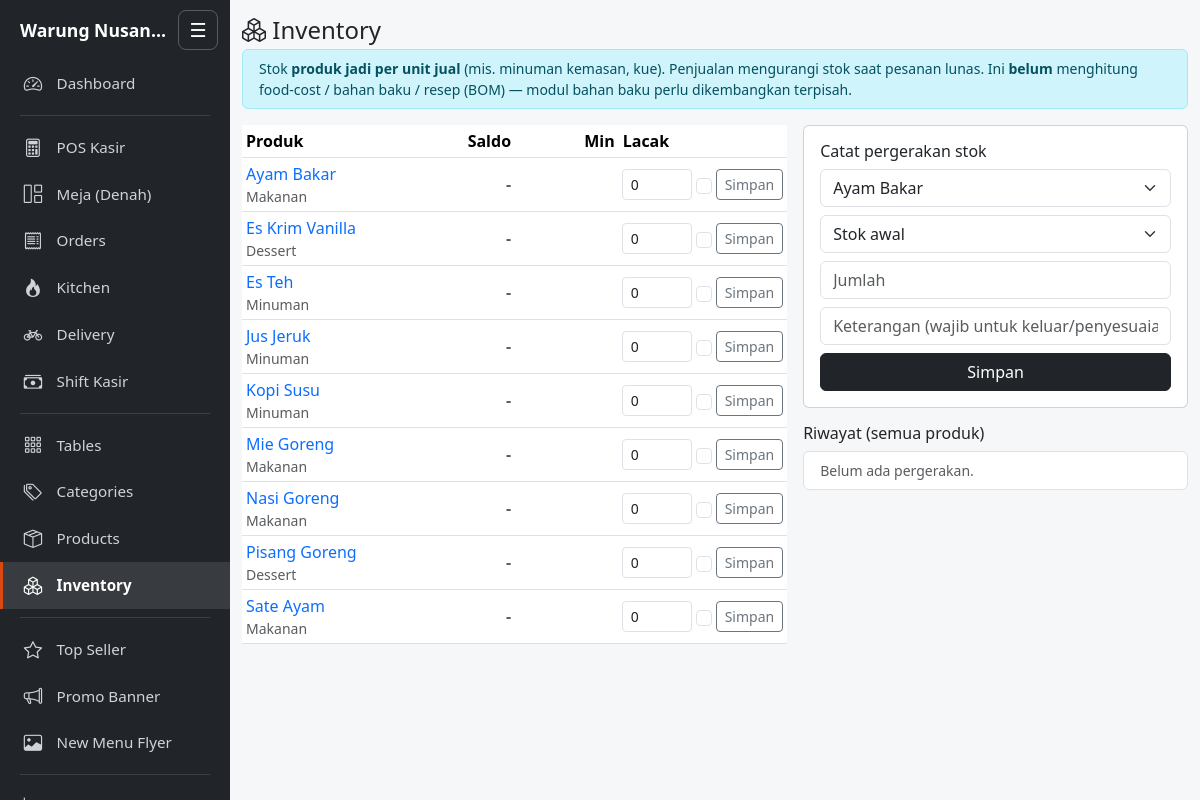
The page /admin/inventory.php (signed in) on the database its author committed.
### tables this page shows
CREATE TABLE IF NOT EXISTS products (
  id INT UNSIGNED NOT NULL AUTO_INCREMENT PRIMARY KEY,
  category_id INT UNSIGNED NOT NULL,
  name VARCHAR(100) NOT NULL,
  description VARCHAR(255) NULL,
  price INT UNSIGNED NOT NULL,                
  image VARCHAR(255) NULL,                    
  is_available TINYINT(1) NOT NULL DEFAULT 1,
  created_at TIMESTAMP NOT NULL DEFAULT CURRENT_TIMESTAMP,
  is_top_seller TINYINT(1) NOT NULL DEFAULT 0,
  top_seller_order SMALLINT UNSIGNED NOT NULL DEFAULT 0,
  KEY idx_products_top (is_top_seller, top_seller_order),
  KEY idx_products_category (category_id),
  CONSTRAINT fk_products_category FOREIGN KEY (category_id) REFERENCES categories (id)
);

CREATE TABLE IF NOT EXISTS categories (
  id INT UNSIGNED NOT NULL AUTO_INCREMENT PRIMARY KEY,
  name VARCHAR(50) NOT NULL,
  is_active TINYINT(1) NOT NULL DEFAULT 1,
  icon VARCHAR(40) NULL                       
);

### includes/inventory.php (called while the page is built, shortened)
<?php
function stock_balances(PDO $pdo): array
{
    return $pdo->query('SELECT p.id, p.name, p.sku, p.track_stock, p.stock_min, c.name AS cat, COALESCE(SUM(m.qty), 0) AS balance
                        FROM products p JOIN categories c ON c.id = p.category_id LEFT JOIN inventory_movements m ON m.product_id = p.id
                        GROUP BY p.id ORDER BY p.track_stock DESC, p.name')->fetchAll();
}

### includes/functions.php (called while the page is built, shortened)
<?php
function e($value): string
{
    return htmlspecialchars((string) $value, ENT_QUOTES, 'UTF-8');
}

### admin/inventory.php (the view, shortened to what this page needs)
<?php
require_once __DIR__ . '/../includes/auth.php';
require_once __DIR__ . '/../includes/inventory.php';
$pdo = db();
$rows = stock_balances($pdo);
$sel = isset($_GET['product']) ? (int) $_GET['product'] : 0;
$hist = $pdo->prepare('SELECT m.*, p.name, u.name AS user_name, o.order_number FROM inventory_movements m JOIN products p ON p.id = m.product_id
                       LEFT JOIN users u ON u.id = m.user_id LEFT JOIN orders o ON o.id = m.order_id'
                     . ($sel ? ' WHERE m.product_id = ?' : '') . ' ORDER BY m.id DESC LIMIT 100');
$hist->execute($sel ? [$sel] : []);
$history = $hist->fetchAll();
include __DIR__ . '/../includes/header.php';
?>
<div class="container-fluid py-3" style="max-width:1100px">
  <h1 class="h4 mb-1"><i class="bi bi-boxes"></i> Inventory</h1>
  <div class="alert alert-info small py-2">Stok <strong>produk jadi per unit jual</strong> (mis. minuman kemasan, kue). Penjualan mengurangi stok saat pesanan lunas.
    Ini <strong>belum</strong> menghitung food-cost / bahan baku / resep (BOM) — modul bahan baku perlu dikembangkan terpisah.</div>
  <div class="row g-3">
    <div class="col-lg-7">
      <div class="table-responsive"><table class="table table-sm align-middle bg-white">
        <thead><tr><th>Produk</th><th class="text-end">Saldo</th><th class="text-end">Min</th><th>Lacak</th><th></th></tr></thead>
        <tbody>
        <?php foreach ($rows as $r): $low = $r['track_stock'] && (int) $r['balance'] <= (int) $r['stock_min']; ?>
          <tr class="<?= $low ? 'table-warning' : '' ?>">
            <td><a href="?product=<?= (int) $r['id'] ?>" class="text-decoration-none"><?= e($r['name']) ?></a><div class="small text-muted"><?= e($r['cat']) ?><?= $r['sku'] ? ' · ' . e($r['sku']) : '' ?></div></td>
            <td class="text-end fw-bold"><?= $r['track_stock'] ? (int) $r['balance'] : '<span class="text-muted">-</span>' ?><?= $low ? ' <span class="badge text-bg-warning">Stok menipis</span>' : '' ?></td>
            <td colspan="3">
              <form method="post" class="d-flex gap-1 justify-content-end align-items-center"><?= csrf_field() ?><input type="hidden" name="action" value="config"><input type="hidden" name="product_id" value="<?= (int) $r['id'] ?>">
                <input class="form-control form-control-sm" style="width:70px" type="number" min="0" name="stock_min" value="<?= (int) $r['stock_min'] ?>" aria-label="Stok minimum <?= e($r['name']) ?>">
                <input class="form-check-input" type="checkbox" name="track_stock" value="1" <?= $r['track_stock'] ? 'checked' : '' ?> aria-label="Lacak stok <?= e($r['name']) ?>">
                <button class="btn btn-sm btn-outline-secondary">Simpan</button></form>
            </td>
          </tr>
        <?php endforeach; ?>
        </tbody></table></div>
    </div>
    <div class="col-lg-5">
      <form method="post" class="card mb-3"><div class="card-body">
        <h2 class="h6">Catat pergerakan stok</h2>
        <select class="form-select mb-2" name="product_id" required aria-label="Produk">
          <?php foreach ($rows as $r): ?><option value="<?= (int) $r['id'] ?>" <?= $sel === (int) $r['id'] ? 'selected' : '' ?>><?= e($r['name']) ?></option><?php endforeach; ?></select>
        <select class="form-select mb-2" name="type" aria-label="Jenis"><option value="OPENING">Stok awal</option></select>
        <input class="form-control mb-2" type="number" min="0" name="qty" placeholder="Jumlah" required aria-label="Jumlah">
        <input class="form-control mb-2" name="note" maxlength="255" placeholder="Keterangan (wajib untuk keluar/penyesuaian)" aria-label="Keterangan">
        <button class="btn btn-dark w-100">Simpan</button>
      </div></form>
      <h2 class="h6">Riwayat <?= $sel ? '' : '(semua produk)' ?></h2>
      <ul class="list-group small">
        <?php if (!$history): ?><li class="list-group-item text-muted">Belum ada pergerakan.</li><?php endif; ?>
      </ul>
    </div>
  </div>
</div>
<?php include __DIR__ . '/../includes/footer.php'; ?>

### assets/css/style.css (style rules this page uses)
:root { --brand: #212529; --accent: #d9480f; }
body { background: #f6f7f9; }

### rows shown on the page
products: name "Ayam Bakar", category.name "Makanan", stock_min "0"
products: name "Es Krim Vanilla", category.name "Dessert", stock_min "0"
products: name "Es Teh", category.name "Minuman", stock_min "0"
products: name "Jus Jeruk", category.name "Minuman", stock_min "0"
products: name "Kopi Susu", category.name "Minuman", stock_min "0"
products: name "Mie Goreng", category.name "Makanan", stock_min "0"
products: name "Nasi Goreng", category.name "Makanan", stock_min "0"
products: name "Pisang Goreng", category.name "Dessert", stock_min "0"
products: name "Sate Ayam", category.name "Makanan", stock_min "0"

### other values the page prints
APP_NAME "Warung Nusan…"
$n[1] "Dashboard"
$n[1] "POS Kasir"
$n[1] "Meja (Denah)"
$n[1] "Orders"
$n[1] "Kitchen"
$n[1] "Delivery"
$n[1] "Shift Kasir"
$n[1] "Tables"
$n[1] "Categories"
$n[1] "Products"
$n[1] "Inventory"
$n[1] "Top Seller"
$n[1] "Promo Banner"
$n[1] "New Menu Flyer"
